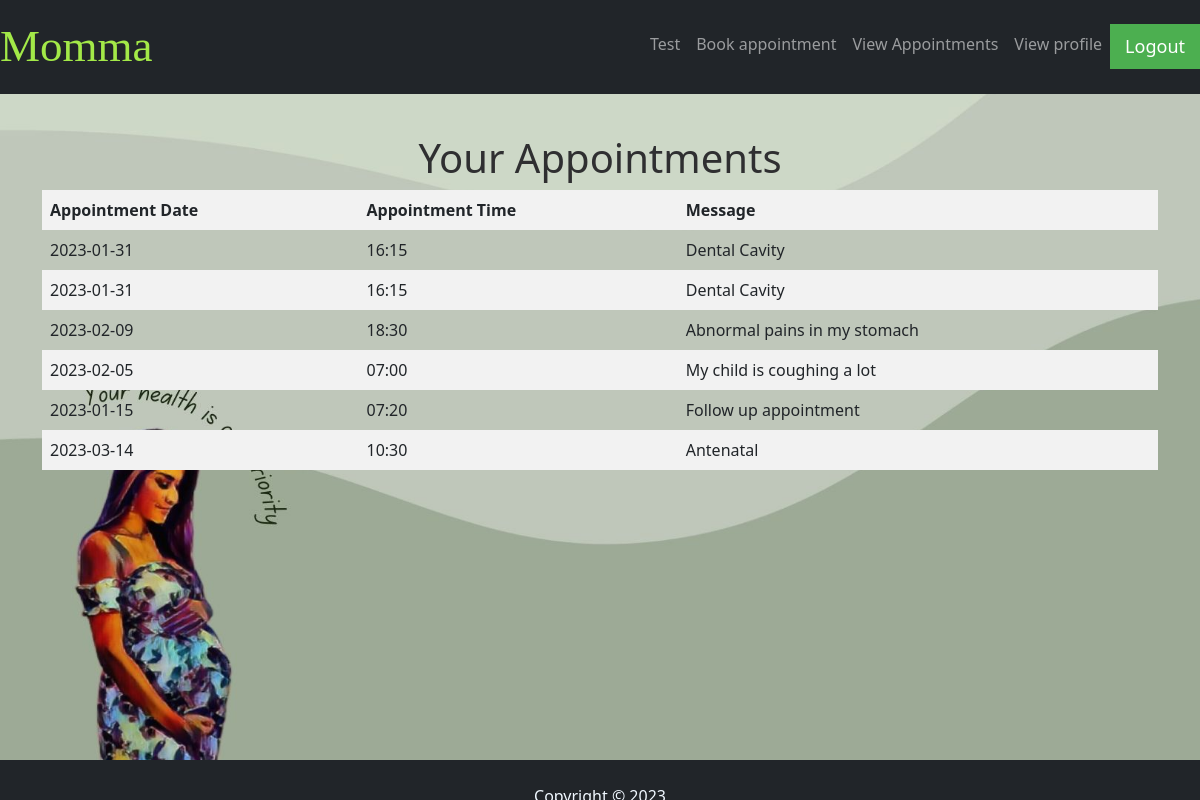
Screenshot of /view (signed in) with the database file from the repository.
### index/models.py (models this page shows, shortened)
class Appointment(db.Model):
    id = db.Column(db.Integer, primary_key=True)
    name = db.Column(db.String(50), nullable=False)
    email = db.Column(db.String(120), nullable=False)
    date = db.Column(db.String(20), nullable=False)
    time = db.Column(db.String(20), nullable=False)
    message = db.Column(db.Text, nullable=False)
    user_id = db.Column(db.Integer, db.ForeignKey('user.id'), nullable=False)

### index/routes.py (the view)
@app.route("/view")
def view_appointment():
    check_authentication()
    username = session['username']
    user = User.query.filter_by(username=username).first()
    appointments = Appointment.query.filter_by(user_id=user.id)
    return render_template("view_appointments.html", appointments=appointments)

### index/routes.py (called while the page is built)
def check_authentication():
    if not session.get("logged_in"):
        return redirect(url_for("log_in"))

### index/templates/view_appointments.html (shortened to what this page needs)
{% extends 'main.html'%}
{% block content%}
<h1 style="text-align: center;">Your Appointments</h1>
<div>
    <table>
        <thead>
            <tr>
                <th>Appointment Date</th>
                <th>Appointment Time</th>
                <th>Message</th>
            </tr>
        </thead>
        <tbody>
            {% for appointment in appointments %}
            <tr>
                <td>{{ appointment.date }}</td>
                <td>{{ appointment.time }}</td>
                <td>{{ appointment.message }}</td>
            </tr>
            {% endfor %}
        </tbody>
    </table>
</div>
{%endblock%}

### index/templates/main.html (shortened to what this page needs)
<!DOCTYPE html>
<html lang="en">
<head>
    <link rel="stylesheet" type="text/css" href="{{ url_for('static', filename='css/static.css')}}">
    <link href="https://cdn.jsdelivr.net/npm/bootstrap@5.2.1/dist/css/bootstrap.min.css" rel="stylesheet">
    <link rel="stylesheet" href="https://cdnjs.cloudflare.com/ajax/libs/font-awesome/4.7.0/css/font-awesome.min.css">
</head>
<body style="background-image: url({{ url_for('static', filename='images/background.jpg') }}); background-size: cover; background-attachment: fixed; background-repeat: no-repeat;">
  <nav class="navbar navbar-expand-lg navbar-dark bg-dark">
		<a style="font-size: 45px; font-style:normal; font-family: serif; color: rgb(163, 233, 72);" class="navbar-brand" href="/home">Momma</a>
    <div class="collapse navbar-collapse nav justify-content-end" id="navbarSupportedContent">
      <ul class="navbar-nav mr-auto">
        <li class="nav-item active">
          <a class="nav-link" href="{{ url_for('take_test') }}">Test</a>
        </li>
        <li class="nav-item active">
          <a class="nav-link" href="{{ url_for('book_appointment') }}">Book appointment</a>
        </li>
        <li class="nav-item">
          <a class="nav-link" href="{{ url_for('view_appointment') }}">View Appointments</a>
        </li>
        <li class="nav-item">
          <a class="nav-link" href="{{ url_for('view_profile') }}">View profile</a>
        </li>
        <li>
          <a href="{{url_for('logout')}}" onclick="return confirm('Are you sure you want to logout?');">
            <button class="logout-button logout-button:hover">Logout</button>
        </a>
        </li>
      </ul>
    </div>
  </nav>
    <div class ="container spacer">
      <br>
            {% block content %}
            {% endblock content %}
    </div>
    <div class="bg-dark footer">
      <br>
      <p style="color: aliceblue; text-align: center;">Copyright © 2023</p>
    </div>
</body>
</html>

### index/static/css/static.css (style rules this page uses)
h1 { font-size: 20px; color: rgb(47, 47, 49); font-weight: bold; }
.footer { position: fixed; bottom: 0; width: 100%; height: 5%; }
.logout-button { background-color: #4CAF50; color: white; padding: 9px 15px; margin: 0px 0; border: none; cursor: pointer; font-size: 18px; }
table { width: 100%; border-collapse: collapse; }
th, td { border: 1px solid #dddddd; padding: 8px; text-align: left; }
th { background-color: #f2f2f2; font-weight: bold; }
tr:nth-child(even) { background-color: #f2f2f2; }
.spacer { margin-bottom: 150px; }

### rows the page displays
Appointment: date "2023-01-31", time "16:15", message "Dental Cavity"
Appointment: date "2023-01-31", time "16:15", message "Dental Cavity"
Appointment: date "2023-02-09", time "18:30", message "Abnormal pains in my stomach"
Appointment: date "2023-02-05", time "07:00", message "My child is coughing a lot"
Appointment: date "2023-01-15", time "07:20", message "Follow up appointment"
Appointment: date "2023-03-14", time "10:30", message "Antenatal"
